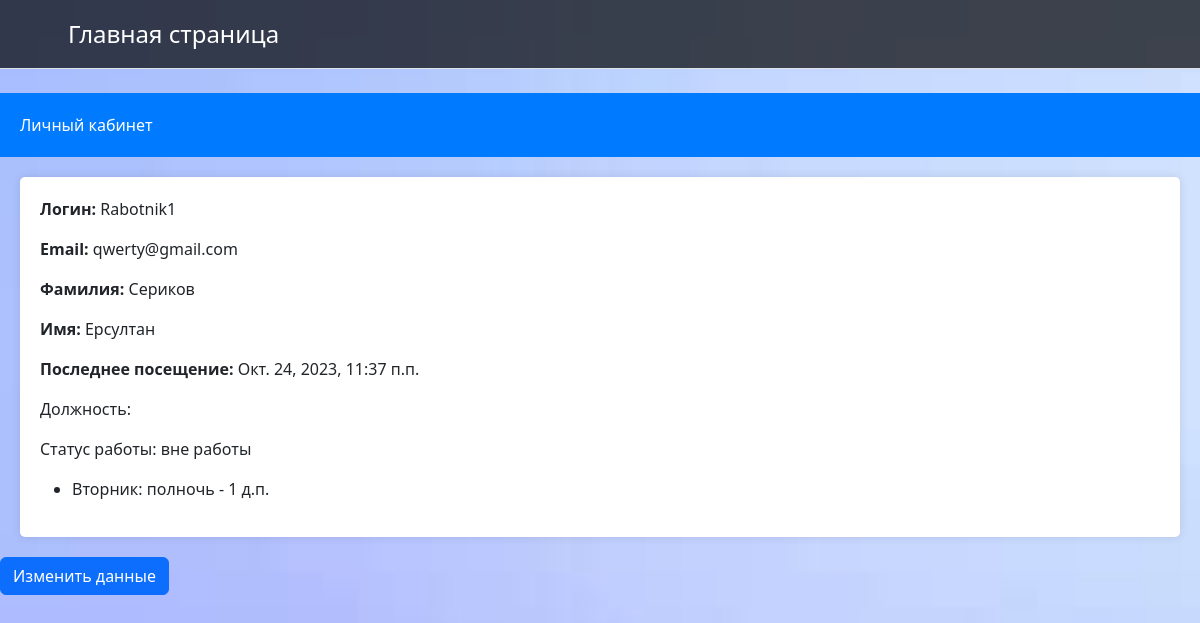
Screenshot of /cabinet/ (signed in) with the database file from the repository.
### home/models.py (models this page shows)
class WorkSchedule(models.Model):
    user = models.ForeignKey(User, on_delete=models.CASCADE)
    day_of_week = models.CharField(max_length=10)  # Понедельник, Вторник, и т.д.
    start_time = models.TimeField()
    end_time = models.TimeField()

### home/views.py (the view)
# urls.py: path('cabinet/', views.cabinet, name='cabinet'),
@login_required
def cabinet(request):
    user = request.user  # Получить текущего пользователя
    work_schedules = WorkSchedule.objects.filter(user=user)
    current_time = timezone.now().astimezone(pytz.timezone('Asia/Almaty')).time()
    work_status = "вне работы"
    try:
        position = Position.objects.get(user=user)
    except Position.DoesNotExist:
        position = None
    for schedule in work_schedules:
        if schedule.start_time <= current_time <= schedule.end_time:
            work_status = "на работе"
            break
    return render(request, 'home/cabinet.html', {'user': user, 'work_status': work_status, 'position': position, 'work_schedules': work_schedules})

### home/templates/home/cabinet.html (shortened to what this page needs)
{% extends 'home/base.html' %}
{% block content %}
  <header>Личный кабинет</header>
<section>
<p><strong>Логин: </strong>{{ user.username }}</p>
  <p><strong>Email:</strong> {{ user.email }}</p>
  <p><strong>Фамилия:</strong> {{ user.last_name }}</p>
  <p><strong>Имя:</strong> {{ user.first_name }}</p>
  <p><strong>Последнее посещение:</strong> {{ user.last_login }}</p>
    <p>Должность: {{ position.position }}</p>
    <p>Статус работы: {{ work_status }}</p>
        <ul>
        {% for schedule in work_schedules %}
            <li>{{ schedule.day_of_week }}: {{ schedule.start_time }} - {{ schedule.end_time }}</li>
        {% endfor %}
    </ul>
</section>
  <a href="{% url 'edit_profile' %}" class="btn btn-primary">Изменить данные</a>
{% endblock %}

### home/static/home/css/styles.css (style rules this page uses)
body { background-image: url('background.jpg'); background-size: cover; background-repeat: no-repeat; background-attachment: fixed; }

### home/templates/home/cabinet.html (style rules this page uses)
header { background-color: #007BFF; color: #fff; padding: 20px; }
section { background-color: #fff; padding: 20px; margin: 20px; border-radius: 5px; box-shadow: 0 0 10px rgba(0, 0, 0, 0.1); }

### rows the page displays
WorkSchedule: day_of_week "Вторник", start_time "полночь", end_time "1 д.п."

### other values shown
{{ user.username }} "Rabotnik1"
{{ user.email }} "qwerty@gmail.com"
{{ user.last_name }} "Сериков"
{{ user.first_name }} "Ерсултан"
{{ user.last_login }} "Окт. 24, 2023, 11:37 п.п."
{{ work_status }} "вне работы"
